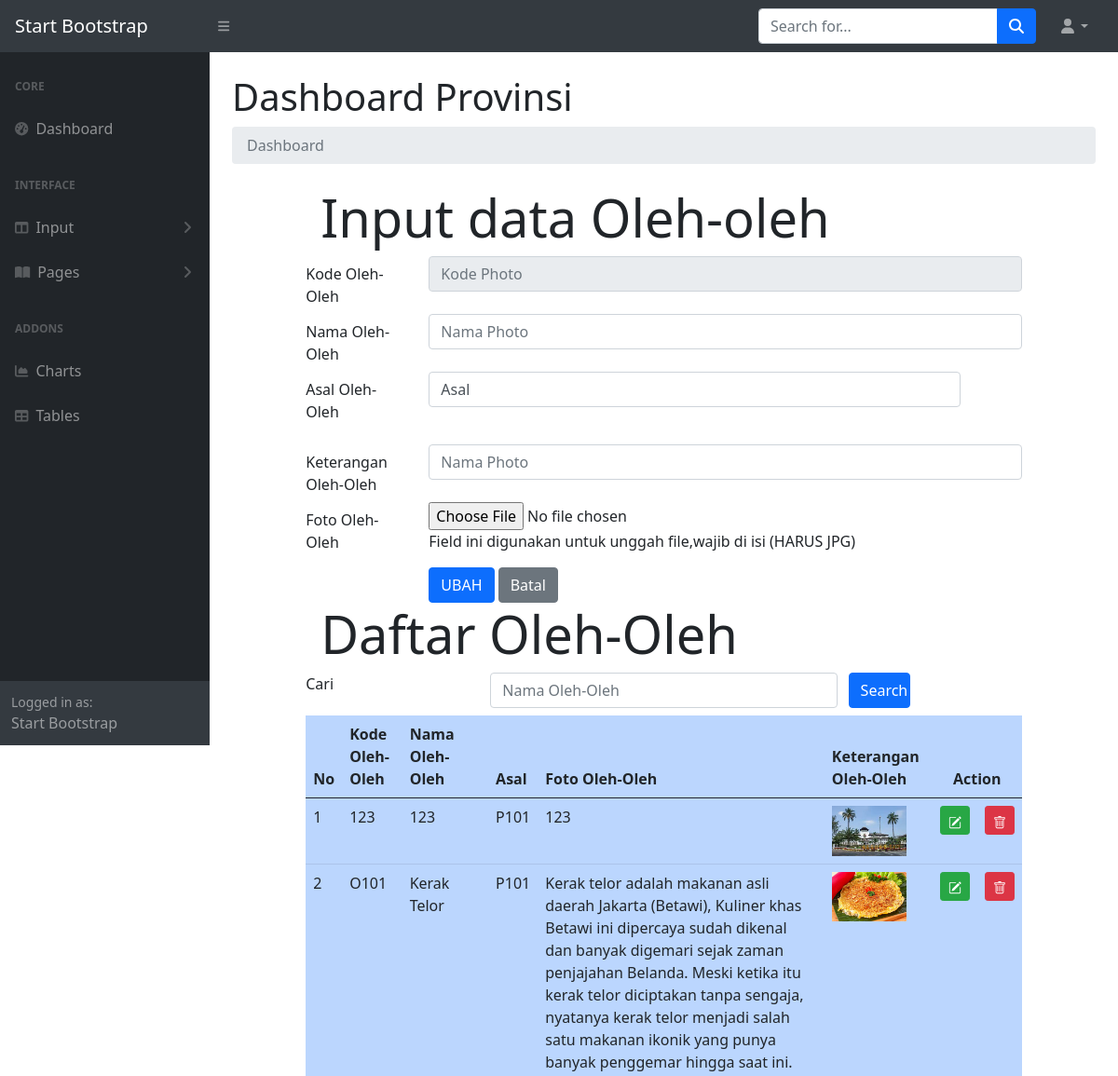
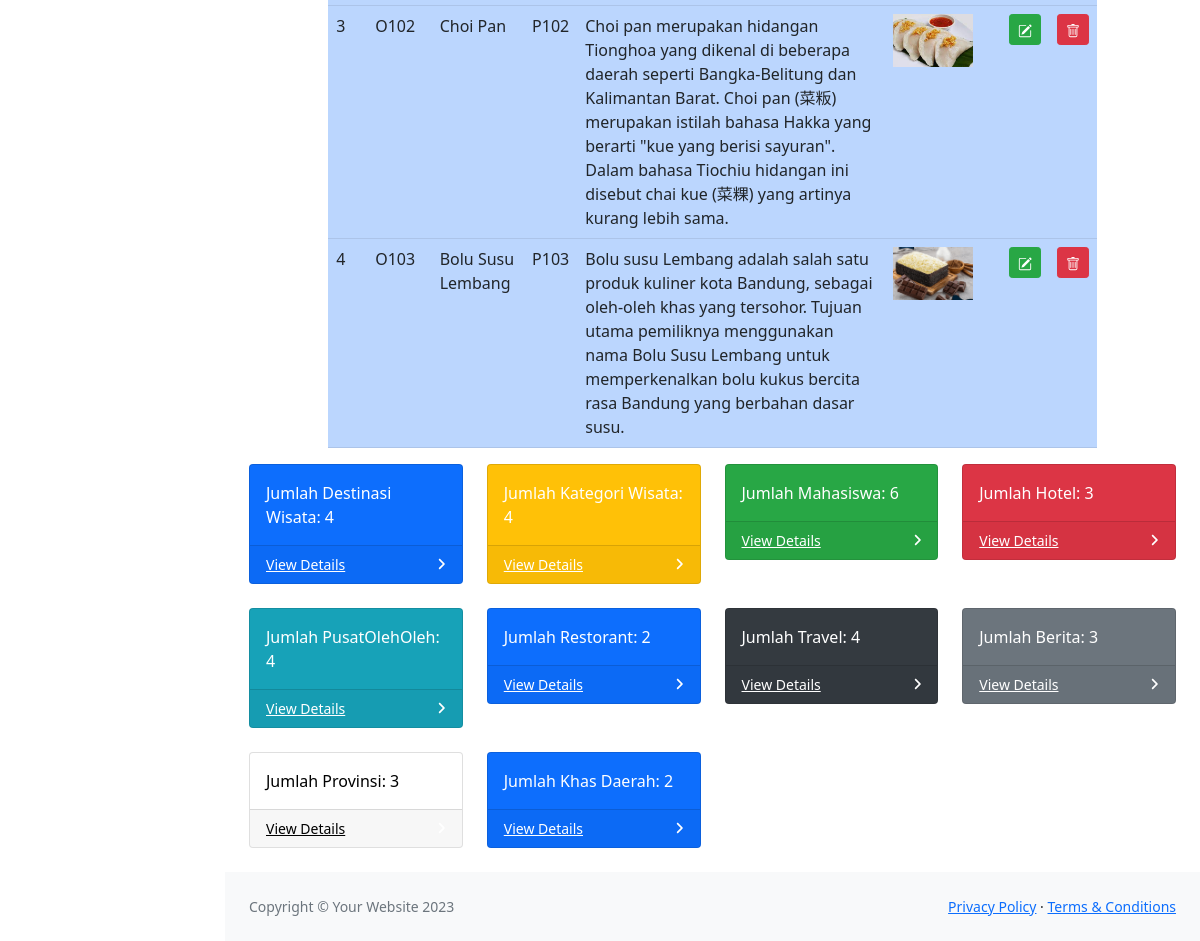
The app's page /ADMIN/olehedit.php with its own data (2 pictures, top to bottom).
### tables this page shows
CREATE TABLE `oleholeh` (
  `olehKODE` char(4) NOT NULL,
  `olehNAMA` char(120) NOT NULL,
  `provinsiKODE` char(4) NOT NULL,
  `olehKET` text NOT NULL,
  `olehFOTO` char(120) NOT NULL
);

### ADMIN/olehedit.php (the view, shortened to what this page needs)
<!DOCTYPE html>
<html lang="en">
<?php  include "INCLUDE/head.php"?>
    <body class="sb-nav-fixed">
    <?php include "INCLUDE/nav.php";?>
        <div id="layoutSidenav">
         <?php include "INCLUDE/menu.php"?>
            <div id="layoutSidenav_content">
                <main>
                    <div class="container-fluid px-4">
                        <h1 class="mt-4">Dashboard Provinsi</h1>
                        <ol class="breadcrumb mb-4">
                            <li class="breadcrumb-item active">Dashboard</li>
                        </ol>
<head>
  	<link rel="stylesheet" type="text/css" href="https://cdnjs.cloudflare.com/ajax/libs/select2/4.0.3/css/select2.min.css">
	<link rel="stylesheet" type="text/css" href="css/bootstrap.min.css">
</head>
<?php
	include "include/config.php";
    $kodeoleholeh = $_GET['ubah'];
    $editoleh = mysqli_query ($connection, "select * from oleholeh
              where olehKODE = '$kodeoleholeh'");
              $rowedit = mysqli_fetch_array ($editoleh);
?>
<body>
<div class="row">
<div class="col-sm-1"></div>
<div class="col-sm-10">
	<div class="jumbotron jumbotron-fluid">
		<div class="container">
			<h1 class="display-4">Input data Oleh-oleh</h1>
		</div>
	</div>
	<form method="POST" enctype="multipart/form-data">
		<div class="form-group row">
			<label for="kodeoleh" class="col-sm-2 col-form-label">Kode Oleh-Oleh</label>
			<div class="col-sm-10">
				<input type="text" class="form-control" id="kodeoleh" name="inputkode"
                placeholder="Kode Photo" maxlength="4" value="<?php echo $rowedit ["olehKODE"];?>" readonly>
			</div>
		</div>
		<div class="form-group row">
			<label for="namaoleh" class="col-sm-2 col-form-label">Nama Oleh-Oleh</label>
			<div class="col-sm-10">
				<input type="text" class="form-control" id="namaoleh" name="inputnama"
                placeholder="Nama Photo" value="<?php echo $rowedit ["olehNAMA"];?>">
			</div>
		</div>
		<div class="form-group row">
    <label for="kodeprov" class="col-sm-2 col-form-label mb-sm-3">Asal Oleh-Oleh</label>
    <div class="col-sm-9">
    <select class="form-control" id="kodeprov" name="inputprovinsi" value="<?php echo $rowedit ["provinsiKODE"];?>">
        <option>Asal</option>
        </select>
    </div>
  </div>
  <div class="form-group row">
			<label for="ketoleh" class="col-sm-2 col-form-label">Keterangan Oleh-Oleh</label>
			<div class="col-sm-10">
				<input type="text" class="form-control" id="ketoleh" name="inputket"
                placeholder="Nama Photo" value="<?php echo $rowedit ["olehKET"];?>">
			</div>
		</div>
		<div class="form-group row">
			<label for="file" class="col-sm-2 col-form-label">Foto Oleh-Oleh</label>
			<div class="col-sm-10">
				<input type="file" id="file" name="file" value="<?php echo $rowedit ["olehFOTO"];?>">
				<p class="help-block">Field ini digunakan untuk unggah file,wajib di isi (HARUS JPG)</p>
			</div>
		</div>
		<div class="form-group row">
			<div class="col-sm-2"></div>
			<div class="col-sm-10">
            <input type="submit" name="edit" class="btn btn-primary" value="UBAH">
			<input type="reset" name="Batal" class="btn btn-secondary" value="Batal">
			</div>
		</div>
	</form>
</div>
<div class="col-sm-1"></div>
</div>
<div class="row">
	<div class="col-sm-1"></div>
	<div class="col-sm-10">
		<div class="jumbotron jumbotron-fluid">
			<div class="container">
				<h1 class="display-4">Daftar Oleh-Oleh</h1>
			</div>
		</div>
		<form method = "POST">
<div class="form-group row mb-2">
<label for = "search" class="col-sm-3">Cari </label>
<div class="col-sm-6">
	  <input type ="text" name="search" class="form-control" id="search"
	  value="<?php if(isset($_POST["search"])) {echo $_POST ["search"];}?>"
	  placeholder="Nama Oleh-Oleh">
</div>
	  <input type="submit" name="kirim" class="col-sm-1 btn btn-primary" value="Search">
</div>
</form>
	<table class="table table-hover table-primary">
		<thead class="thead-dark">
			<tr>
				<th>No</th>
				<th>Kode Oleh-Oleh</th>
				<th>Nama Oleh-Oleh</th>
				<th>Asal</th>
				<th>Foto Oleh-Oleh</th>
				<th>Keterangan Oleh-Oleh</th>
				<th colspan="2" style="text-align: center">Action</th>
			</tr>
		</thead>
		<tbody>
			<?php
			if (isset($_POST["kirim"]))
{
  $search = $_POST ['search'];
  $query =mysqli_query ($connection, "select oleholeh. * from oleholeh
        where olehNAMA like '%".$search."%'");
}
else {
  $query =mysqli_query ($connection, "select oleholeh. * from oleholeh");
}
			$nomor = 1;
			while ($row = mysqli_fetch_array($query))
			{ ?>
				<tr>
					<td><?php echo $nomor;?></td>
					<td><?php echo $row['olehKODE'];?></td>
					<td><?php echo $row['olehNAMA'];?></td>
					<td><?php echo $row['provinsiKODE'];?></td>
					<td><?php echo $row['olehKET'];?></td>
					<td>
						<?php if(is_file("images/".$row['olehFOTO']))
						{ ?>
							<img src="images/<?php echo $row['olehFOTO']?>" width="80">
						<?php } else
							echo "<img src='images/noimage.png' width='80'>"
						?>
					</td>
					<td width="5px">
						<a href="olehedit.php?ubah=<?php echo $row['olehKODE']?>" class="btn btn-success btn-sm" title="EDIT">
					</td>
					<td>
						<a href="olehhapus.php?hapus=<?php echo $row['olehKODE']?>" class="btn btn-danger btn-sm" title="DELETE">
					</td>
				</tr>
			<?php $nomor = $nomor + 1;?>
			<?php }	?>
		</tbody>
	</table>
	</div>
	<div class="col-sm-1"></div>
</div>
</body>
    <?php include "INCLUDE/board.php";?>
                    </div>
                </main>
                <?php include "INCLUDE/footer.php";?>
            </div>
        </div>
	</html>

### records on screen
oleholeh: olehKODE "123", olehNAMA "123", provinsiKODE "P101", olehKET "123", olehFOTO (picture)
oleholeh: olehKODE "O101", olehNAMA "Kerak Telor", provinsiKODE "P101", olehKET "Kerak telor adalah makanan asli daerah Jakarta (Betawi), Kuliner khas Betawi ini dipercaya sudah dikenal dan banyak digemari sejak zaman penjajahan Belanda. Meski ketika itu kerak telor diciptakan tanpa sengaja, nyatanya kerak telor menjadi salah satu makanan ikonik yang punya banyak penggemar hingga saat ini.", olehFOTO (picture)
oleholeh: olehKODE "O102", olehNAMA "Choi Pan", provinsiKODE "P102", olehKET "Choi pan merupakan hidangan Tionghoa yang dikenal di beberapa daerah seperti Bangka-Belitung dan Kalimantan Barat. Choi pan (菜粄) merupakan istilah bahasa Hakka yang berarti \"kue yang berisi sayuran\". Dalam bahasa Tiochiu hidangan ini disebut chai kue (菜粿) yang artinya kurang lebih sama.", olehFOTO (picture)
oleholeh: olehKODE "O103", olehNAMA "Bolu Susu Lembang", provinsiKODE "P103", olehKET "Bolu susu Lembang adalah salah satu produk kuliner kota Bandung, sebagai oleh-oleh khas yang tersohor. Tujuan utama pemiliknya menggunakan nama Bolu Susu Lembang untuk memperkenalkan bolu kukus bercita rasa Bandung yang berbahan dasar susu.", olehFOTO (picture)

### other values on screen
$jumlahdestinasi "4"
$jumlahwisata "4"
$jumlahmahasiswa "6"
$jumlahhotel "3"
$jumlaholeholeh "4"
$jumlahrestorant "2"
$jumlahtravel "4"
$jumlahberita "3"
$jumlahprovinsi "3"
$jumlahmasakan "2"
